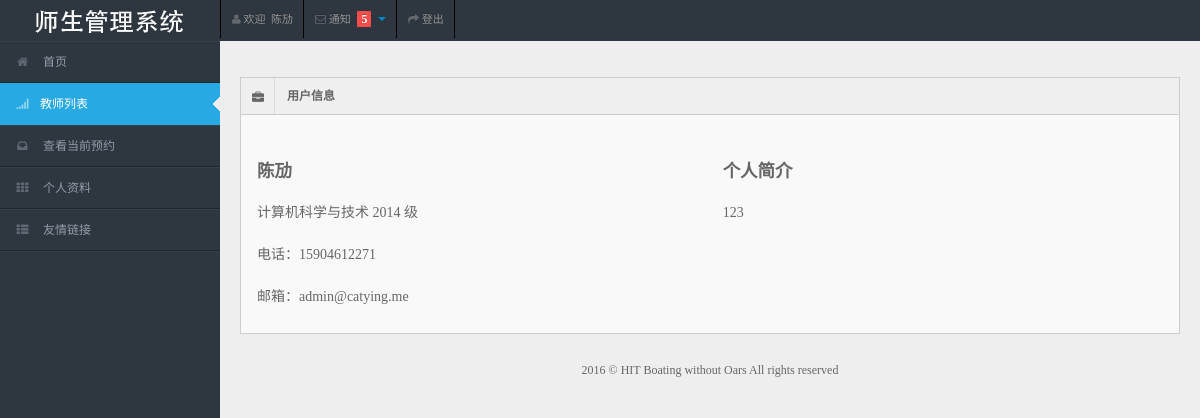
/appointment/detail/1 (signed in), run on an earlier commit of the app's database.
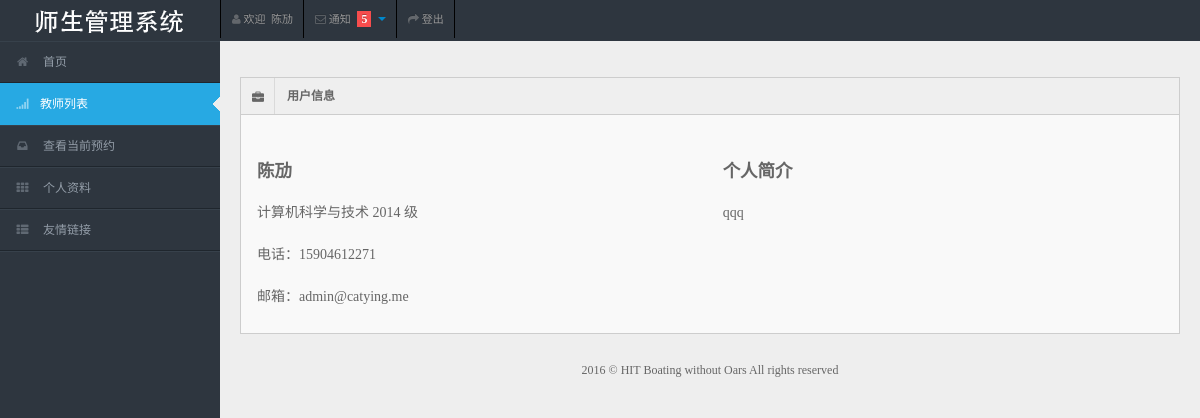
And on a later commit of the database.
### authentication/models.py (models this page shows, shortened)
class MyUser(models.Model):
    user = models.OneToOneField(User)
    name = models.CharField(max_length=64)
    identity = models.IntegerField(default=1)

class StudentInfo(models.Model):
    student_id = models.CharField(max_length=16, blank=True)
    e_mail = models.EmailField(blank=True)
    cellphone = models.CharField(max_length=64, blank=True)
    cell_private = models.BooleanField(default=False, blank=True)
    college = models.CharField(max_length=64, blank=True)
    grade = models.IntegerField(blank=True, null=True)
    description = models.TextField(blank=True)
    myuser = models.OneToOneField(MyUser)

### appointment/views.py (the view)
# urls.py: url(r'^detail/(?P<pk>[0-9]+)', views.MyUserDetailView.as_view(), name='myuser-detail'),
class MyUserDetailView(LoginRequiredMixin, FrontMixin, DetailView):
    model = MyUser
    context_object_name = 'theuser'
    template_name = 'appointment/detail.html'
    login_url = reverse_lazy('login')
    def get_context_data(self, **kwargs):
        context = super(MyUserDetailView, self).get_context_data(**kwargs)
        context['active'] = 'list'
        return context

### authentication/mixin.py (called while the page is built)
    def get_context_data(self, **kwargs):
        context = super(AuthMixin, self).get_context_data(**kwargs)
        if self.request.user.is_authenticated():
            myuser = self.request.user.myuser
            context['myuser'] = myuser
        return context

### link/mixin.py (called while the page is built)
    def get_context_data(self, **kwargs):
        context = super(LinkMixin, self).get_context_data(**kwargs)
        context['link_list'] = Link.objects.all()
        return context

### website/mixin.py (called while the page is built)
    def get_context_data(self, **kwargs):
        return super(FrontMixin, self).get_context_data(**kwargs)

### templates/appointment/detail.html (shortened to what this page needs)
{% extends 'website/base.html' %}
{% load staticfiles %}
{% block content %}
    <div class="container-fluid">
        <div class="row-fluid">
            <div class="span12">
                <div class="widget-box">
                    <div class="widget-title"><span class="icon"> <i class="icon-briefcase"></i> </span>
                        <h5>用户信息</h5>
                    </div>
                    {% if theuser.identity == 1 %}
                        <div class="widget-content">
                            <div class="row-fluid">
                                <div class="span6">
                                    <table class="">
                                        <tbody>
                                        <tr>
                                            <td><h4>{{ theuser.name }}</h4></td>
                                        </tr>
                                        <tr>
                                            <td>
                                                <h5 style="font-weight: 400;">{{ theuser.studentinfo.college }}&nbsp;{{ theuser.studentinfo.grade }}
                                                    级</h5></td>
                                        </tr>
                                        <tr>
                                            <td><h5 style="font-weight: 400;">
                                                电话：{{ theuser.studentinfo.cellphone }}</h5>
                                            </td>
                                        </tr>
                                        <tr>
                                            <td><h5 style="font-weight: 400;">邮箱：{{ theuser.studentinfo.e_mail }}</h5>
                                            </td>
                                        </tr>
                                        </tbody>
                                    </table>
                                </div>
                                <div class="span6">
                                    <table class="">
                                        <tbody>
                                        <tr>
                                            <td><h4>个人简介</h4></td>
                                        </tr>
                                        <tr>
                                            <td><h5 style="font-weight: 400;">{{ theuser.studentinfo.description }}</h5>
                                            </td>
                                        </tr>
                                        </tbody>
                                    </table>
                                </div>
                            </div>
                        </div>
                    {% endif %}
                </div>
            </div>
        </div>
    </div>
{% endblock %}

### templates/website/base.html (shortened to what this page needs)
{% load staticfiles %}
<!DOCTYPE html>
<html lang="zh-CN">
<head>
    <link rel="stylesheet" href="{% static 'css/bootstrap.min.css' %}"/>
    <link rel="stylesheet" href="{% static 'css/bootstrap-responsive.min.css' %}"/>
    <link rel="stylesheet" href="{% static 'css/fullcalendar.css' %}"/>
    <link rel="stylesheet" href="{% static 'css/matrix-style.css' %}"/>
    <link rel="stylesheet" href="{% static 'css/matrix-media.css' %}"/>
    <link href="{% static 'font-awesome/css/font-awesome.css' %}" rel="stylesheet"/>
    <link rel="stylesheet" href="{% static 'css/jquery.gritter.css' %}"/>
    <link href="{% static 'css/google.css' %}" rel='stylesheet' type='text/css'>
</head>
<body>
<div id="header">
    <h1><a href="#" style="background: url({% static 'img/logo.png' %}) no-repeat scroll 0 0 transparent;">教师管理系统</a>
    </h1>
</div>
<div id="user-nav" class="navbar navbar-inverse">
    <ul class="nav">
        <li class="" id="profile-messages"><a title="" href="{% url 'detail' %}"><i
                class="icon icon-user"></i> <span class="text">欢迎 &nbsp;{{ myuser.name }}</span></a>
        </li>
        <li class="" id="menu-messages"><a href="#" data-toggle="dropdown" data-target="#menu-messages"
                                           class="dropdown-toggle"><i class="icon icon-envelope"></i> <span
                class="text">通知</span> <span class="label label-important">5</span> <b class="caret"></b></a>
        </li>
        <li class=""><a href="{% url 'logout' %}"><i class="icon icon-share-alt"></i> <span
                class="text">登出</span></a>
        </li>
    </ul>
</div>
<div id="sidebar"><a href="#" class="visible-phone"> Dashboard</a>
    <ul>
        <li id="index"><a href="{% url 'index' %}"><i class="icon icon-home"></i> <span>首页</span></a></li>
        <li id="list"><a href="{% url 'list' %}"><i class="icon icon-signal"></i><span>教师列表</span></a></li>
        <li id="history"><a href=""><i class="icon icon-inbox"></i> <span>查看当前预约</span></a></li>
        <li id="detail"><a href="{% url 'detail' %}"><i class="icon icon-th"></i> <span>个人资料</span></a></li>
        <li class="submenu"><a href="#"><i class="icon icon-th-list"></i> <span>友情链接</span></a>
        </li>
    </ul>
</div>
<div id="content">
    {% block content %}
    {% endblock %}
    <div class="row-fluid">
        <div id="footer" class="span12"> 2016 &copy; HIT Boating without Oars All rights reserved</div>
    </div>
</div>
</body>
</html>

What changed in the data, as far as the page shows it:
changed through a linked row, MyUser "陈劢": studentinfo.description "123" → "qqq"
